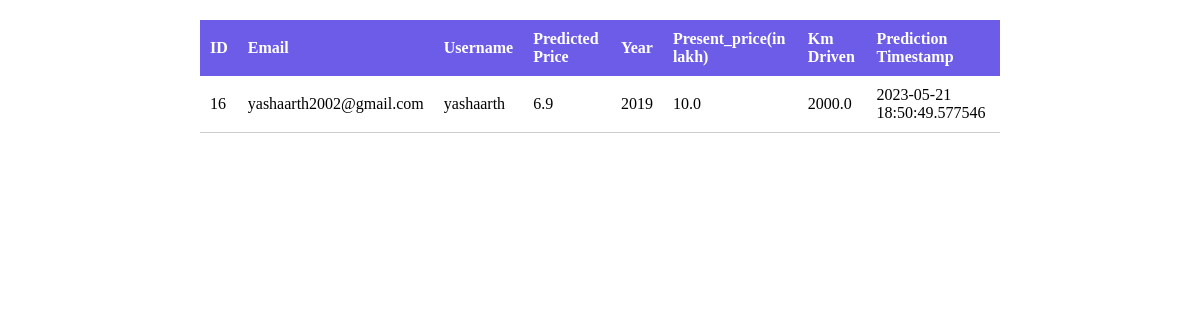
/history (signed in), run on the app's committed database.
### project/models.py (models this page shows, shortened)
class Predictions(db.Model):
    __tablename__ = "Predictions"
    id = db.Column(db.Integer, primary_key=True)
    user_id = db.Column(db.Integer, db.ForeignKey('Users.id'), nullable=False)
    predicted_price = db.Column(db.Float)
    prediction_timestamp = db.Column(db.DateTime)
    year = db.Column(db.Integer)  # New field for year
    present_price = db.Column(db.Float)  # New field for present_price
    kms_driven = db.Column(db.Float)

class Users(db.Model,UserMixin):
    __tablename__="Users"
    id = db.Column(db.Integer, primary_key = True)
    email = db.Column(db.String(64), unique=True, index=True)
    username = db.Column(db.String(64), unique=True, index=True)
    password_hash = db.Column(db.String(128))
    predicted_price = db.Column(db.Float)
    prediction_timestamp = db.Column(db.DateTime)
    predictions = db.relationship('Predictions', backref='user', lazy=True)

### app.py (the view)
@app.route('/history', methods=['GET'])
def history():
    if current_user.is_authenticated:
        user = Users.query.filter_by(email=current_user.email).first()
        predictions = Predictions.query.filter_by(user_id=user.id).all()
        show_table = True
    return render_template('display.html', predictions=predictions, show_table=show_table)

### project/models.py (called while the page is built)
@login_manager.user_loader
def load_user(user_id):
    return Users.query.get(user_id)

### project/templates/display.html (shortened to what this page needs)
{% if show_table %}
<table class="data-table">
    <thead>
        <tr>
            <th>ID</th>
            <th>Email</th>
            <th>Username</th>
            <th>Predicted Price</th>
            <th>Year</th>
            <th>Present_price(in lakh)</th>
            <th>Km Driven</th>
            <th>Prediction Timestamp</th>
        </tr>
    </thead>
    <tbody>
        {% for user in predictions %}
        <tr>
            <td>{{ user.id }}</td>
            <td>{{ user.user.email }}</td>
            <td>{{ user.user.username }}</td>
            <td>{{ user.predicted_price }}</td>
            <td>{{ user.year }}</td>
            <td>{{ user.present_price }}</td>
            <td>{{ user.kms_driven }}</td>
            <td>{{ user.prediction_timestamp }}</td>
        </tr>
        {% endfor %}
    </tbody>
</table>
{% endif %}

### project/templates/display.html (style rules this page uses)
.data-table { border-collapse: collapse; width: 100%; max-width: 800px; margin: 20px auto; }
.data-table thead { background-color: #6c5ce7; color: #fff; }
.data-table th, .data-table td { padding: 10px; text-align: left; }
.data-table th { font-weight: bold; }
.data-table td { border-bottom: 1px solid #ccc; }

### data on the page
Predictions: id "16", user.email "yashaarth2002@gmail.com", user.username "yashaarth", predicted_price "6.9", year "2019", present_price "10.0", kms_driven "2000.0", prediction_timestamp "2023-05-21 18:50:49.577546"
